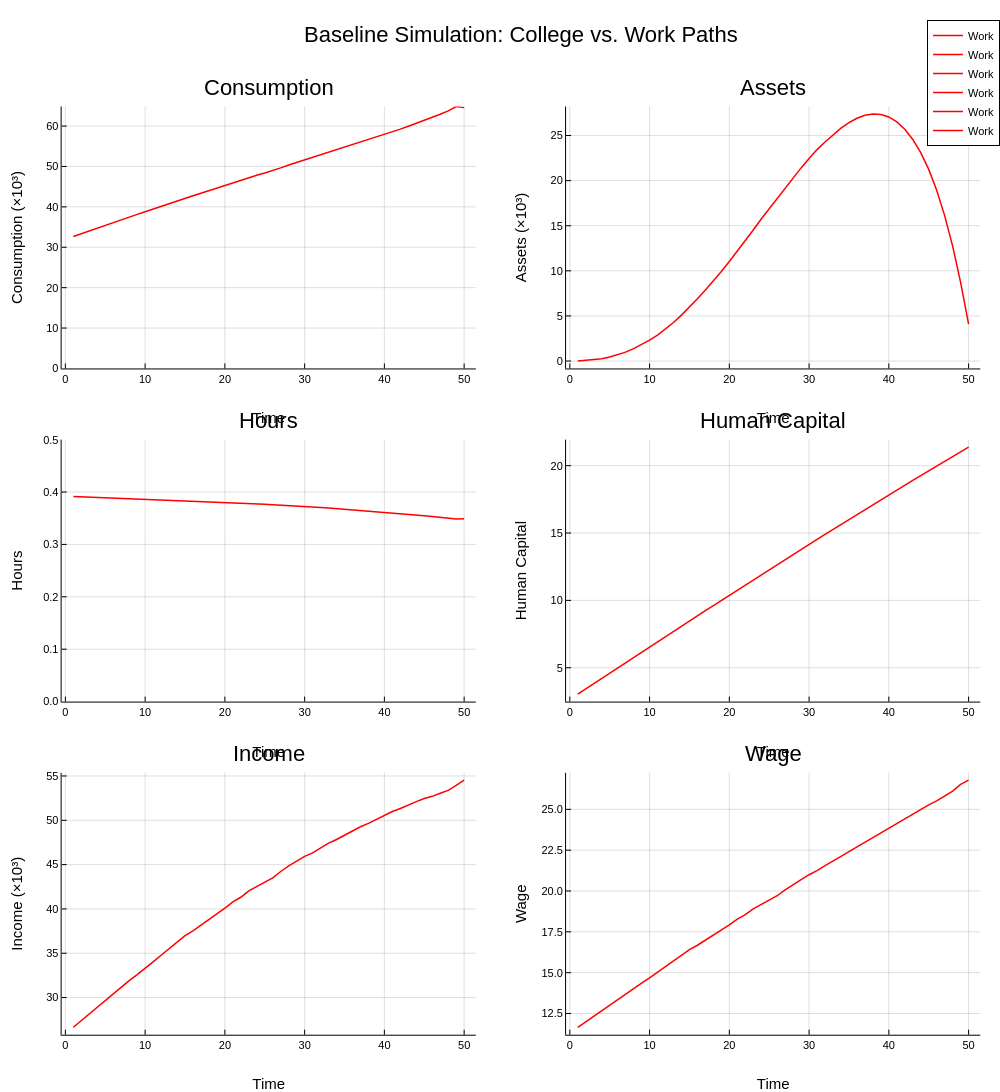

The notebook cell saved with this chart:
### Code cell
baseline_sim = extract_simulation_by_path(child_model, path_choice_child)


function plot_simulation_results(model, path_choice, common_title="Counterfactual\n(r increased from X% to Y%)"; baseline_sim=nothing)
    # Extract simulation results for the current model
    sim_results = extract_simulation_by_path(model, path_choice)
    t = 1:model.T  # time vector

    # Colors & line widths
    college_color = :blue
    work_color    = :red
    main_lw       = 1.5
    base_lw       = 1.0

    # Helper for subtle dashed grid lines
    function style_grid!(p)
        plot!(p, grid = :on, gridstyle = :dash, gridcolor = :gray, gridalpha = 0.5)
    end

    # Formatter to divide y-values by 1000 (e.g., 60000 → "60")
    thousand_formatter = (val -> @sprintf("%.0f", val * 10))

    ## ------------------- PLOT 1: Consumption ------------------- ##
    # Plot main lines in solid, baseline in dashed
    ymax_c = maximum(vcat(sim_results.c.college, sim_results.c.work)) * 1.05  # 10% buffer
    p1 = plot(t, sim_results.c.college,
        label = "College", lw = main_lw, color = college_color,
        xlabel = "Time", ylabel = "Consumption (×10³)", ylims = (0, ymax_c),
        title  = "Consumption", legend = :bottomright,
    )
    plot!(p1, t, sim_results.c.work,
        label = "Work", lw = main_lw, color = work_color)

    if baseline_sim !== nothing
        plot!(p1, t, baseline_sim.c.college,
            label = "College (Base)", lw = base_lw, color = college_color,
            linestyle = :dash)
        plot!(p1, t, baseline_sim.c.work,
            label = "Work (Base)", lw = base_lw, color = work_color,
            linestyle = :dash)
    end
    # Apply thousands formatter
    plot!(p1, yformatter = thousand_formatter)
    style_grid!(p1)

    ## ------------------- PLOT 2: Assets ------------------- ##
    p2 = plot(t, sim_results.a.college,
        label = "College", lw = main_lw, color = college_color,
        xlabel = "Time", ylabel = "Assets (×10³)",
        title = "Assets"
    )
    plot!(p2, t, sim_results.a.work,
        label = "Work", lw = main_lw, color = work_color)

    if baseline_sim !== nothing
        plot!(p2, t, baseline_sim.a.college,
            label = "College (Base)", lw = base_lw, color = college_color,
            linestyle = :dash)
        plot!(p2, t, baseline_sim.a.work,
            label = "Work (Base)", lw = base_lw, color = work_color,
            linestyle = :dash)
    end
    # Thousands
    plot!(p2, yformatter = thousand_formatter)
    style_grid!(p2)

    ## ------------------- PLOT 3: Hours ------------------- ##
    # Hours are presumably small, so we don't scale
    p3 = plot(t, sim_results.h.college,
        label = "College", lw = main_lw, color = college_color,
        xlabel = "Time", ylabel = "Hours", ylim = (0, 0.5),
        title = "Hours"
    )
    plot!(p3, t, sim_results.h.work,
        label = "Work", lw = main_lw, color = work_color)

    if baseline_sim !== nothing
        plot!(p3, t, baseline_sim.h.college,
            label = "College (Base)", lw = base_lw, color = college_color,
            linestyle = :dash)
        plot!(p3, t, baseline_sim.h.work,
            label = "Work (Base)", lw = base_lw, color = work_color,
            linestyle = :dash)
    end
    # No thousands scaling
    style_grid!(p3)

    ## ------------------- PLOT 4: Human Capital ------------------- ##
    p4 = plot(t, sim_results.k.college,
        label = "College", lw = main_lw, color = college_color,
        xlabel = "Time", ylabel = "Human Capital", #ylims = (0, 55),
        title = "Human Capital"
    )
    plot!(p4, t, sim_results.k.work,
        label = "Work", lw = main_lw, color = work_color)

    if baseline_sim !== nothing
        plot!(p4, t, baseline_sim.k.college,
            label = "College (Base)", lw = base_lw, color = college_color,
            linestyle = :dash)
        plot!(p4, t, baseline_sim.k.work,
            label = "Work (Base)", lw = base_lw, color = work_color,
            linestyle = :dash)
    end
    # Usually doesn't need thousands scaling, but you can add if your scale is large
    style_grid!(p4)

    ## ------------------- PLOT 5: Income ------------------- ##
    p5 = plot(t, sim_results.income.college,
        label = "College", lw = main_lw, color = college_color,
        xlabel = "Time", ylabel = "Income (×10³)",
        title = "Income"
    )
    plot!(p5, t, sim_results.income.work,
        label = "Work", lw = main_lw, color = work_color)

    if baseline_sim !== nothing
        plot!(p5, t, baseline_sim.income.college,
            label = "College (Base)", lw = base_lw, color = college_color,
            linestyle = :dash)
        plot!(p5, t, baseline_sim.income.work,
            label = "Work (Base)", lw = base_lw, color = work_color,
            linestyle = :dash)
    end
    # Use thousands
    plot!(p5, yformatter = thousand_formatter)
    style_grid!(p5)

    ## ------------------- PLOT 6: Wage ------------------- ##
    p6 = plot(t, sim_results.wage.college,
        label = "College", lw = main_lw, color = college_color,
        xlabel = "Time", ylabel = "Wage",
        title = "Wage"
    )
    plot!(p6, t, sim_results.wage.work,
        label = "Work", lw = main_lw, color = work_color)

    if baseline_sim !== nothing
        plot!(p6, t, baseline_sim.wage.college,
            label = "College (Base)", lw = base_lw, color = college_color,
            linestyle = :dash)
        plot!(p6, t, baseline_sim.wage.work,
            label = "Work (Base)", lw = base_lw, color = work_color,
            linestyle = :dash)
    end
    # Thousands
    plot!(p6)
    style_grid!(p6)

    # Combine the six subplots into a 2x3 layout
    combined_plot = plot(
        p1, p2, p3, p4, p5, p6,
        layout     = (3, 2),
        size       = (1000, 1300),
        plot_title = common_title,
        titlefont  = 16,
        margin     = 5mm
    )

    return combined_plot
end

p_baseline = plot_simulation_results(child_model, path_choice_child,
                                     "Baseline Simulation: College vs. Work Paths")

### Figure 1 — Plotly figure (JSON) as saved in the notebook; plotly's stock layout.template omitted (floating-point values rounded to 4 significant figures)
{"data": [{"colorbar": {"len": 0.249, "title": "", "x": 0.4759, "y": 0.7933}, "legendgroup": "Work", "line": {"color": "rgba(255, 0, 0, 1.000)", "dash": "solid", "shape": "linear", "width": 1.5}, "mode": "lines", "name": "Work", "showlegend": true, "type": "scatter", "x": [1, 2, 3, 4, 5, 6, 7, 8, 9, 10, 11, 12, 13, 14, 15, 16, 17, 18, 19, 20, 21, 22, 23, 24, 25, 26, 27, 28, 29, 30, 31, 32, 33, 34, 35, 36, 37, 38, 39, 40, 41, 42, 43, 44, 45, 46, 47, 48, 49, 50], "xaxis": "x1", "y": [3.265, 3.334, 3.408, 3.48, 3.548, 3.618, 3.688, 3.751, 3.814, 3.877, 3.946, 4.014, 4.085, 4.155, 4.223, 4.276, 4.339, 4.404, 4.468, 4.528, 4.595, 4.656, 4.726, 4.784, 4.838, 4.896, 4.965, 5.037, 5.1, 5.161, 5.219, 5.28, 5.345, 5.401, 5.463, 5.525, 5.594, 5.653, 5.72, 5.79, 5.859, 5.924, 5.995, 6.065, 6.14, 6.209, 6.291, 6.377, 6.484, 6.461], "yaxis": "y1"}, {"colorbar": {"len": 0.249, "title": "", "x": 0.9803, "y": 0.7933}, "legendgroup": "Work", "line": {"color": "rgba(255, 0, 0, 1.000)", "dash": "solid", "shape": "linear", "width": 1.5}, "mode": "lines", "name": "Work", "showlegend": true, "type": "scatter", "x": [1, 2, 3, 4, 5, 6, 7, 8, 9, 10, 11, 12, 13, 14, 15, 16, 17, 18, 19, 20, 21, 22, 23, 24, 25, 26, 27, 28, 29, 30, 31, 32, 33, 34, 35, 36, 37, 38, 39, 40, 41, 42, 43, 44, 45, 46, 47, 48, 49, 50], "xaxis": "x2", "y": [0, 0.01, 0.01519, 0.02643, 0.04431, 0.06873, 0.09889, 0.1373, 0.1823, 0.2325, 0.2884, 0.3532, 0.4271, 0.5093, 0.5958, 0.6904, 0.7878, 0.8881, 0.9928, 1.103, 1.217, 1.337, 1.453, 1.574, 1.69, 1.807, 1.915, 2.03, 2.141, 2.244, 2.344, 2.428, 2.51, 2.582, 2.642, 2.691, 2.725, 2.739, 2.733, 2.706, 2.65, 2.57, 2.456, 2.309, 2.124, 1.894, 1.612, 1.274, 0.873, 0.4089], "yaxis": "y2"}, {"colorbar": {"len": 0.249, "title": "", "x": 0.4759, "y": 0.4766}, "legendgroup": "Work", "line": {"color": "rgba(255, 0, 0, 1.000)", "dash": "solid", "shape": "linear", "width": 1.5}, "mode": "lines", "name": "Work", "showlegend": true, "type": "scatter", "x": [1, 2, 3, 4, 5, 6, 7, 8, 9, 10, 11, 12, 13, 14, 15, 16, 17, 18, 19, 20, 21, 22, 23, 24, 25, 26, 27, 28, 29, 30, 31, 32, 33, 34, 35, 36, 37, 38, 39, 40, 41, 42, 43, 44, 45, 46, 47, 48, 49, 50], "xaxis": "x3", "y": [0.3915, 0.3909, 0.3904, 0.3898, 0.3891, 0.3887, 0.3882, 0.3876, 0.387, 0.3864, 0.3859, 0.3854, 0.3849, 0.3843, 0.3837, 0.383, 0.3824, 0.3817, 0.381, 0.3803, 0.3797, 0.3789, 0.3782, 0.3773, 0.3765, 0.3756, 0.3749, 0.3741, 0.3732, 0.3723, 0.3711, 0.3704, 0.3694, 0.3683, 0.3674, 0.3663, 0.3652, 0.364, 0.3629, 0.3617, 0.3604, 0.3591, 0.3578, 0.3564, 0.3549, 0.3533, 0.3517, 0.35, 0.3485, 0.3488], "yaxis": "y3"}, {"colorbar": {"len": 0.249, "title": "", "x": 0.9803, "y": 0.4766}, "legendgroup": "Work", "line": {"color": "rgba(255, 0, 0, 1.000)", "dash": "solid", "shape": "linear", "width": 1.5}, "mode": "lines", "name": "Work", "showlegend": true, "type": "scatter", "x": [1, 2, 3, 4, 5, 6, 7, 8, 9, 10, 11, 12, 13, 14, 15, 16, 17, 18, 19, 20, 21, 22, 23, 24, 25, 26, 27, 28, 29, 30, 31, 32, 33, 34, 35, 36, 37, 38, 39, 40, 41, 42, 43, 44, 45, 46, 47, 48, 49, 50], "xaxis": "x4", "y": [3.039, 3.43, 3.821, 4.211, 4.601, 4.99, 5.379, 5.767, 6.155, 6.542, 6.928, 7.314, 7.7, 8.085, 8.469, 8.853, 9.236, 9.618, 10.0, 10.38, 10.76, 11.14, 11.52, 11.9, 12.28, 12.65, 13.03, 13.4, 13.78, 14.15, 14.52, 14.89, 15.26, 15.63, 16.0, 16.37, 16.73, 17.1, 17.46, 17.83, 18.19, 18.55, 18.91, 19.27, 19.62, 19.98, 20.33, 20.68, 21.03, 21.38], "yaxis": "y4"}, {"colorbar": {"len": 0.249, "title": "", "x": 0.4759, "y": 0.1599}, "legendgroup": "Work", "line": {"color": "rgba(255, 0, 0, 1.000)", "dash": "solid", "shape": "linear", "width": 1.5}, "mode": "lines", "name": "Work", "showlegend": true, "type": "scatter", "x": [1, 2, 3, 4, 5, 6, 7, 8, 9, 10, 11, 12, 13, 14, 15, 16, 17, 18, 19, 20, 21, 22, 23, 24, 25, 26, 27, 28, 29, 30, 31, 32, 33, 34, 35, 36, 37, 38, 39, 40, 41, 42, 43, 44, 45, 46, 47, 48, 49, 50], "xaxis": "x5", "y": [2.664, 2.739, 2.819, 2.897, 2.971, 3.046, 3.123, 3.192, 3.259, 3.326, 3.402, 3.477, 3.554, 3.626, 3.699, 3.753, 3.816, 3.882, 3.949, 4.009, 4.079, 4.132, 4.203, 4.252, 4.305, 4.35, 4.422, 4.487, 4.539, 4.594, 4.633, 4.689, 4.742, 4.784, 4.833, 4.879, 4.927, 4.965, 5.011, 5.053, 5.099, 5.133, 5.175, 5.211, 5.246, 5.27, 5.305, 5.338, 5.394, 5.452], "yaxis": "y5"}, {"colorbar": {"len": 0.249, "title": "", "x": 0.9803, "y": 0.1599}, "legendgroup": "Work", "line": {"color": "rgba(255, 0, 0, 1.000)", "dash": "solid", "shape": "linear", "width": 1.5}, "mode": "lines", "name": "Work", "showlegend": true, "type": "scatter", "x": [1, 2, 3, 4, 5, 6, 7, 8, 9, 10, 11, 12, 13, 14, 15, 16, 17, 18, 19, 20, 21, 22, 23, 24, 25, 26, 27, 28, 29, 30, 31, 32, 33, 34, 35, 36, 37, 38, 39, 40, 41, 42, 43, 44, 45, 46, 47, 48, 49, 50], "xaxis": "x6", "y": [11.65, 11.99, 12.35, 12.7, 13.04, 13.38, 13.73, 14.05, 14.36, 14.67, 15.02, 15.37, 15.72, 16.06, 16.41, 16.68, 16.99, 17.31, 17.63, 17.93, 18.27, 18.55, 18.91, 19.17, 19.45, 19.71, 20.07, 20.4, 20.7, 21.0, 21.25, 21.55, 21.86, 22.12, 22.41, 22.69, 22.99, 23.25, 23.55, 23.84, 24.15, 24.41, 24.71, 24.99, 25.27, 25.52, 25.82, 26.12, 26.53, 26.78], "yaxis": "y6"}], "layout": {"annotations": [{"font": {"color": "rgba(0, 0, 0, 1.000)", "family": "sans-serif", "size": 22}, "rotation": 0, "showarrow": false, "text": "Consumption", "x": 0.2687, "xanchor": "center", "xref": "paper", "y": 0.95, "yanchor": "top", "yref": "paper"}, {"font": {"color": "rgba(0, 0, 0, 1.000)", "family": "sans-serif", "size": 22}, "rotation": 0, "showarrow": false, "text": "Assets", "x": 0.7732, "xanchor": "center", "xref": "paper", "y": 0.95, "yanchor": "top", "yref": "paper"}, {"font": {"color": "rgba(0, 0, 0, 1.000)", "family": "sans-serif", "size": 22}, "rotation": 0, "showarrow": false, "text": "Hours", "x": 0.2687, "xanchor": "center", "xref": "paper", "y": 0.6333, "yanchor": "top", "yref": "paper"}, {"font": {"color": "rgba(0, 0, 0, 1.000)", "family": "sans-serif", "size": 22}, "rotation": 0, "showarrow": false, "text": "Human Capital", "x": 0.7732, "xanchor": "center", "xref": "paper", "y": 0.6333, "yanchor": "top", "yref": "paper"}, {"font": {"color": "rgba(0, 0, 0, 1.000)", "family": "sans-serif", "size": 22}, "rotation": 0, "showarrow": false, "text": "Income", "x": 0.2687, "xanchor": "center", "xref": "paper", "y": 0.3167, "yanchor": "top", "yref": "paper"}, {"font": {"color": "rgba(0, 0, 0, 1.000)", "family": "sans-serif", "size": 22}, "rotation": 0, "showarrow": false, "text": "Wage", "x": 0.7732, "xanchor": "center", "xref": "paper", "y": 0.3167, "yanchor": "top", "yref": "paper"}, {"font": {"color": "rgba(0, 0, 0, 1.000)", "family": "sans-serif", "size": 22}, "rotation": 0, "showarrow": false, "text": "Baseline Simulation: College vs. Work Paths", "x": 0.521, "xanchor": "center", "xref": "paper", "y": 1, "yanchor": "top", "yref": "paper"}], "height": 1300, "legend": {"bgcolor": "rgba(255, 255, 255, 1.000)", "bordercolor": "rgba(0, 0, 0, 1.000)", "borderwidth": 1, "font": {"color": "rgba(0, 0, 0, 1.000)", "family": "sans-serif", "size": 11}, "title": {"font": {"color": "rgba(0, 0, 0, 1.000)", "family": "sans-serif", "size": 15}, "text": ""}, "tracegroupgap": 0, "traceorder": "normal", "x": 1, "xanchor": "auto", "y": 1, "yanchor": "auto"}, "margin": {"b": 20, "l": 0, "r": 0, "t": 20}, "paper_bgcolor": "rgba(255, 255, 255, 1.000)", "plot_bgcolor": "rgba(255, 255, 255, 1.000)", "showlegend": true, "width": 1000, "xaxis1": {"anchor": "y1", "domain": [0.06163, 0.4759], "gridcolor": "rgba(128, 128, 128, 0.500)", "gridwidth": 0.5, "linecolor": "rgba(0, 0, 0, 1.000)", "mirror": false, "range": [-0.47, 51.47], "showgrid": true, "showline": true, "showticklabels": true, "tickangle": 0, "tickcolor": "rgb(0, 0, 0)", "tickfont": {"color": "rgba(0, 0, 0, 1.000)", "family": "sans-serif", "size": 11}, "tickmode": "array", "ticks": "inside", "ticktext": ["0", "10", "20", "30", "40", "50"], "tickvals": [0, 10, 20, 30, 40, 50], "title": "Time", "titlefont": {"color": "rgba(0, 0, 0, 1.000)", "family": "sans-serif", "size": 15}, "type": "-", "visible": true, "zeroline": false, "zerolinecolor": "rgba(0, 0, 0, 1.000)"}, "xaxis2": {"anchor": "y2", "domain": [0.5661, 0.9803], "gridcolor": "rgba(128, 128, 128, 0.500)", "gridwidth": 0.5, "linecolor": "rgba(0, 0, 0, 1.000)", "mirror": false, "range": [-0.47, 51.47], "showgrid": true, "showline": true, "showticklabels": true, "tickangle": 0, "tickcolor": "rgb(0, 0, 0)", "tickfont": {"color": "rgba(0, 0, 0, 1.000)", "family": "sans-serif", "size": 11}, "tickmode": "array", "ticks": "inside", "ticktext": ["0", "10", "20", "30", "40", "50"], "tickvals": [0, 10, 20, 30, 40, 50], "title": "Time", "titlefont": {"color": "rgba(0, 0, 0, 1.000)", "family": "sans-serif", "size": 15}, "type": "-", "visible": true, "zeroline": false, "zerolinecolor": "rgba(0, 0, 0, 1.000)"}, "xaxis3": {"anchor": "y3", "domain": [0.06163, 0.4759], "gridcolor": "rgba(128, 128, 128, 0.500)", "gridwidth": 0.5, "linecolor": "rgba(0, 0, 0, 1.000)", "mirror": false, "range": [-0.47, 51.47], "showgrid": true, "showline": true, "showticklabels": true, "tickangle": 0, "tickcolor": "rgb(0, 0, 0)", "tickfont": {"color": "rgba(0, 0, 0, 1.000)", "family": "sans-serif", "size": 11}, "tickmode": "array", "ticks": "inside", "ticktext": ["0", "10", "20", "30", "40", "50"], "tickvals": [0, 10, 20, 30, 40, 50], "title": "Time", "titlefont": {"color": "rgba(0, 0, 0, 1.000)", "family": "sans-serif", "size": 15}, "type": "-", "visible": true, "zeroline": false, "zerolinecolor": "rgba(0, 0, 0, 1.000)"}, "xaxis4": {"anchor": "y4", "domain": [0.5661, 0.9803], "gridcolor": "rgba(128, 128, 128, 0.500)", "gridwidth": 0.5, "linecolor": "rgba(0, 0, 0, 1.000)", "mirror": false, "range": [-0.47, 51.47], "showgrid": true, "showline": true, "showticklabels": true, "tickangle": 0, "tickcolor": "rgb(0, 0, 0)", "tickfont": {"color": "rgba(0, 0, 0, 1.000)", "family": "sans-serif", "size": 11}, "tickmode": "array", "ticks": "inside", "ticktext": ["0", "10", "20", "30", "40", "50"], "tickvals": [0, 10, 20, 30, 40, 50], "title": "Time", "titlefont": {"color": "rgba(0, 0, 0, 1.000)", "family": "sans-serif", "size": 15}, "type": "-", "visible": true, "zeroline": false, "zerolinecolor": "rgba(0, 0, 0, 1.000)"}, "xaxis5": {"anchor": "y5", "domain": [0.06163, 0.4759], "gridcolor": "rgba(128, 128, 128, 0.500)", "gridwidth": 0.5, "linecolor": "rgba(0, 0, 0, 1.000)", "mirror": false, "range": [-0.47, 51.47], "showgrid": true, "showline": true, "showticklabels": true, "tickangle": 0, "tickcolor": "rgb(0, 0, 0)", "tickfont": {"color": "rgba(0, 0, 0, 1.000)", "family": "sans-serif", "size": 11}, "tickmode": "array", "ticks": "inside", "ticktext": ["0", "10", "20", "30", "40", "50"], "tickvals": [0, 10, 20, 30, 40, 50], "title": "Time", "titlefont": {"color": "rgba(0, 0, 0, 1.000)", "family": "sans-serif", "size": 15}, "type": "-", "visible": true, "zeroline": false, "zerolinecolor": "rgba(0, 0, 0, 1.000)"}, "xaxis6": {"anchor": "y6", "domain": [0.5661, 0.9803], "gridcolor": "rgba(128, 128, 128, 0.500)", "gridwidth": 0.5, "linecolor": "rgba(0, 0, 0, 1.000)", "mirror": false, "range": [-0.47, 51.47], "showgrid": true, "showline": true, "showticklabels": true, "tickangle": 0, "tickcolor": "rgb(0, 0, 0)", "tickfont": {"color": "rgba(0, 0, 0, 1.000)", "family": "sans-serif", "size": 11}, "tickmode": "array", "ticks": "inside", "ticktext": ["0", "10", "20", "30", "40", "50"], "tickvals": [0, 10, 20, 30, 40, 50], "title": "Time", "titlefont": {"color": "rgba(0, 0, 0, 1.000)", "family": "sans-serif", "size": 15}, "type": "-", "visible": true, "zeroline": false, "zerolinecolor": "rgba(0, 0, 0, 1.000)"}, "xaxis7": {"anchor": "y7", "domain": [0.06163, 0.9803], "gridcolor": "rgba(0, 0, 0, 0.100)", "gridwidth": 0.5, "linecolor": "rgba(0, 0, 0, 1.000)", "mirror": false, "range": [0, 1], "showgrid": true, "showline": false, "showticklabels": true, "tickangle": 0, "tickcolor": "rgb(0, 0, 0)", "tickfont": {"color": "rgba(0, 0, 0, 1.000)", "family": "sans-serif", "size": 11}, "tickmode": "array", "ticks": "inside", "ticktext": ["0.0", "0.2", "0.4", "0.6", "0.8", "1.0"], "tickvals": [0, 0.2, 0.4, 0.6, 0.8, 1], "title": "", "titlefont": {"color": "rgba(0, 0, 0, 1.000)", "family": "sans-serif", "size": 15}, "type": "-", "visible": false, "zeroline": false, "zerolinecolor": "rgba(0, 0, 0, 1.000)"}, "yaxis1": {"anchor": "x1", "domain": [0.6688, 0.9178], "gridcolor": "rgba(128, 128, 128, 0.500)", "gridwidth": 0.5, "linecolor": "rgba(0, 0, 0, 1.000)", "mirror": false, "range": [0, 6.484], "showgrid": true, "showline": true, "showticklabels": true, "tickangle": 0, "tickcolor": "rgb(0, 0, 0)", "tickfont": {"color": "rgba(0, 0, 0, 1.000)", "family": "sans-serif", "size": 11}, "tickmode": "array", "ticks": "inside", "ticktext": ["0", "10", "20", "30", "40", "50", "60"], "tickvals": [0, 1, 2, 3, 4, 5, 6], "title": "Consumption (×10³)", "titlefont": {"color": "rgba(0, 0, 0, 1.000)", "family": "sans-serif", "size": 15}, "type": "-", "visible": true, "zeroline": false, "zerolinecolor": "rgba(0, 0, 0, 1.000)"}, "yaxis2": {"anchor": "x2", "domain": [0.6688, 0.9178], "gridcolor": "rgba(128, 128, 128, 0.500)", "gridwidth": 0.5, "linecolor": "rgba(0, 0, 0, 1.000)", "mirror": false, "range": [-0.08218, 2.821], "showgrid": true, "showline": true, "showticklabels": true, "tickangle": 0, "tickcolor": "rgb(0, 0, 0)", "tickfont": {"color": "rgba(0, 0, 0, 1.000)", "family": "sans-serif", "size": 11}, "tickmode": "array", "ticks": "inside", "ticktext": ["0", "5", "10", "15", "20", "25"], "tickvals": [0, 0.5, 1, 1.5, 2, 2.5], "title": "Assets (×10³)", "titlefont": {"color": "rgba(0, 0, 0, 1.000)", "family": "sans-serif", "size": 15}, "type": "-", "visible": true, "zeroline": false, "zerolinecolor": "rgba(0, 0, 0, 1.000)"}, "yaxis3": {"anchor": "x3", "domain": [0.3521, 0.6011], "gridcolor": "rgba(128, 128, 128, 0.500)", "gridwidth": 0.5, "linecolor": "rgba(0, 0, 0, 1.000)", "mirror": false, "range": [0, 0.5], "showgrid": true, "showline": true, "showticklabels": true, "tickangle": 0, "tickcolor": "rgb(0, 0, 0)", "tickfont": {"color": "rgba(0, 0, 0, 1.000)", "family": "sans-serif", "size": 11}, "tickmode": "array", "ticks": "inside", "ticktext": ["0.0", "0.1", "0.2", "0.3", "0.4", "0.5"], "tickvals": [0, 0.1, 0.2, 0.3, 0.4, 0.5], "title": "Hours", "titlefont": {"color": "rgba(0, 0, 0, 1.000)", "family": "sans-serif", "size": 15}, "type": "-", "visible": true, "zeroline": false, "zerolinecolor": "rgba(0, 0, 0, 1.000)"}, "yaxis4": {"anchor": "x4", "domain": [0.3521, 0.6011], "gridcolor": "rgba(128, 128, 128, 0.500)", "gridwidth": 0.5, "linecolor": "rgba(0, 0, 0, 1.000)", "mirror": false, "range": [2.488, 21.93], "showgrid": true, "showline": true, "showticklabels": true, "tickangle": 0, "tickcolor": "rgb(0, 0, 0)", "tickfont": {"color": "rgba(0, 0, 0, 1.000)", "family": "sans-serif", "size": 11}, "tickmode": "array", "ticks": "inside", "ticktext": ["5", "10", "15", "20"], "tickvals": [5, 10, 15, 20], "title": "Human Capital", "titlefont": {"color": "rgba(0, 0, 0, 1.000)", "family": "sans-serif", "size": 15}, "type": "-", "visible": true, "zeroline": false, "zerolinecolor": "rgba(0, 0, 0, 1.000)"}, "yaxis5": {"anchor": "x5", "domain": [0.03544, 0.2844], "gridcolor": "rgba(128, 128, 128, 0.500)", "gridwidth": 0.5, "linecolor": "rgba(0, 0, 0, 1.000)", "mirror": false, "range": [2.581, 5.536], "showgrid": true, "showline": true, "showticklabels": true, "tickangle": 0, "tickcolor": "rgb(0, 0, 0)", "tickfont": {"color": "rgba(0, 0, 0, 1.000)", "family": "sans-serif", "size": 11}, "tickmode": "array", "ticks": "inside", "ticktext": ["30", "35", "40", "45", "50", "55"], "tickvals": [3, 3.5, 4, 4.5, 5, 5.5], "title": "Income (×10³)", "titlefont": {"color": "rgba(0, 0, 0, 1.000)", "family": "sans-serif", "size": 15}, "type": "-", "visible": true, "zeroline": false, "zerolinecolor": "rgba(0, 0, 0, 1.000)"}, "yaxis6": {"anchor": "x6", "domain": [0.03544, 0.2844], "gridcolor": "rgba(128, 128, 128, 0.500)", "gridwidth": 0.5, "linecolor": "rgba(0, 0, 0, 1.000)", "mirror": false, "range": [11.2, 27.24], "showgrid": true, "showline": true, "showticklabels": true, "tickangle": 0, "tickcolor": "rgb(0, 0, 0)", "tickfont": {"color": "rgba(0, 0, 0, 1.000)", "family": "sans-serif", "size": 11}, "tickmode": "array", "ticks": "inside", "ticktext": ["12.5", "15.0", "17.5", "20.0", "22.5", "25.0"], "tickvals": [12.5, 15, 17.5, 20, 22.5, 25], "title": "Wage", "titlefont": {"color": "rgba(0, 0, 0, 1.000)", "family": "sans-serif", "size": 15}, "type": "-", "visible": true, "zeroline": false, "zerolinecolor": "rgba(0, 0, 0, 1.000)"}, "yaxis7": {"anchor": "x7", "domain": [0.95, 1], "gridcolor": "rgba(0, 0, 0, 0.100)", "gridwidth": 0.5, "linecolor": "rgba(0, 0, 0, 1.000)", "mirror": false, "range": [0, 1], "showgrid": true, "showline": false, "showticklabels": true, "tickangle": 0, "tickcolor": "rgb(0, 0, 0)", "tickfont": {"color": "rgba(0, 0, 0, 1.000)", "family": "sans-serif", "size": 11}, "tickmode": "array", "ticks": "inside", "ticktext": ["0.0", "0.2", "0.4", "0.6", "0.8", "1.0"], "tickvals": [0, 0.2, 0.4, 0.6, 0.8, 1], "title": "", "titlefont": {"color": "rgba(0, 0, 0, 1.000)", "family": "sans-serif", "size": 15}, "type": "-", "visible": false, "zeroline": false, "zerolinecolor": "rgba(0, 0, 0, 1.000)"}}}
